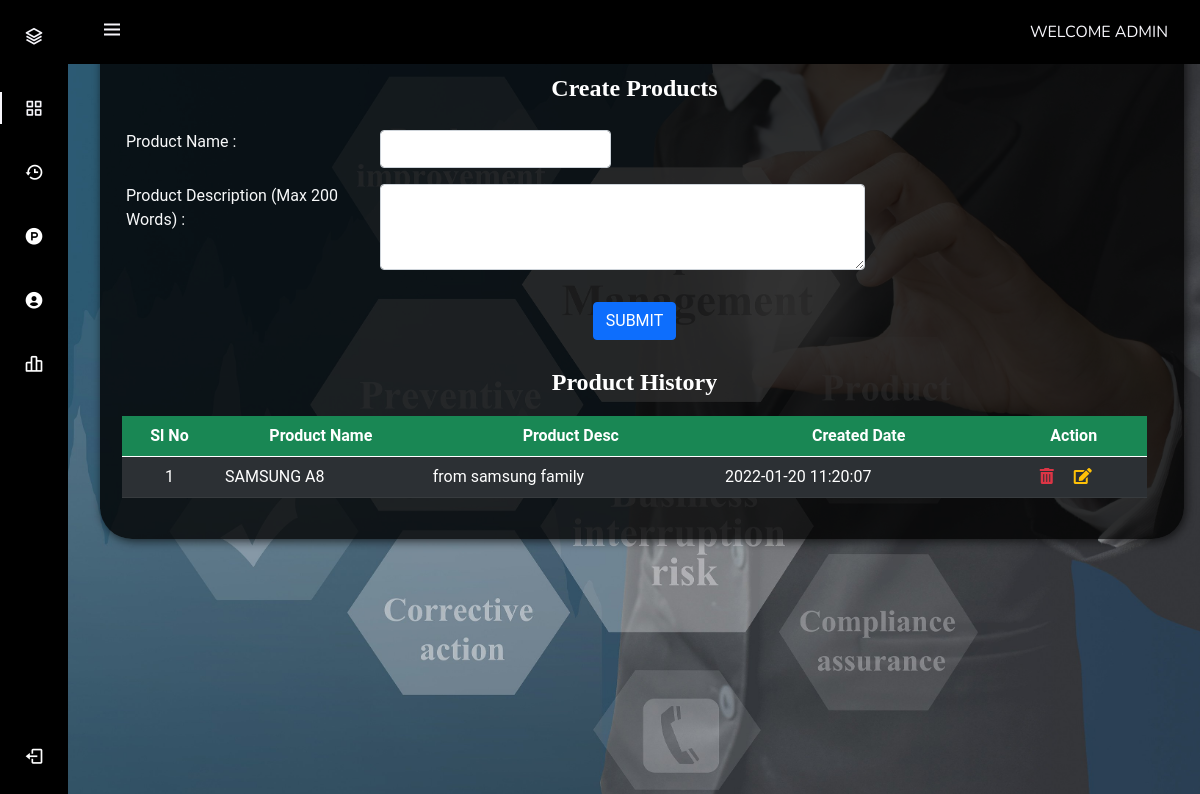
The page /Admin/products.php (signed in) on the database its author committed.
### tables this page shows
CREATE TABLE `products` (
  `prductId` int(6) UNSIGNED NOT NULL,
  `productName` varchar(30) NOT NULL,
  `productDescription` varchar(250) NOT NULL,
  `productRegDate` timestamp NOT NULL DEFAULT current_timestamp(),
  `lastUpdationDate` timestamp NOT NULL DEFAULT current_timestamp() ON UPDATE current_timestamp()
);

### Admin/products.php (the view, shortened to what this page needs)
<?php session_start();
include('includes/action.php');
if (strlen($_SESSION['admin_Email']) == 0) {
    header('location:index.php');
} else { ?>
    <!DOCTYPE html>
    <html lang="en">
    <head>
        <link rel="stylesheet" type="text/css" href="https://cdn.datatables.net/v/bs5/dt-1.11.3/datatables.min.css" />
    </head>
    <body class="login-pg">
        <section class="container-fluid custom-bg">
            <div class="wrapper">
                <p class="main-title">Create Products</p>
                <?php include("includes/sidebar.php"); ?>
                <div class="container">
                    <form class="row g-3 mt-4 custom-form" method="post" name="remark" enctype="multipart/form-data">
                        <div class="row mb-3">
                            <div class="col-sm-3 text-light text-capitalize">Product Name :</div>
                            <div class="col-sm-3">
                                <input type="text" name="products" class="form-control" id="product">
                            </div>
                        </div>
                        <div class="row mb-3">
                            <label for="nature" class=" col-sm-3 form-label text-light text-capitalize">Product Description (max 200 words) :</label>
                            <div class="col-sm-6">
                                <textarea maxlength="250" name="productDesc" required="required" cols="5" rows="3" class="form-control" maxlength="1000" required> </textarea>
                            </div>
                        </div>
                        <div class="col-12 text-center">
                            <button name="createProduct" type="submit" class="btn btn-primary ">SUBMIT</button>
                        </div>
                    </form>
                    <br>
                    <p class="main-title">Product History</p>
                    <div class="table-responsive">
                        <table id="data-table" class="text-start table table-striped table-hover table-dark table-responsive ">
                            <thead>
                                <tr align="center">
                                    <th class="bg-success" scope="col">Sl No</th>
                                    <th class="bg-success" scope="col">Product Name</th>
                                    <th class="bg-success" scope="col">Product Desc</th>
                                    <th class="bg-success" scope="col">Created Date</th>
                                    <th class="bg-success" scope="col">Action</th>
                                </tr>
                            </thead>
                            <tbody>
                                <?php $query = mysqli_query($db, "select * from products ");
                                while ($row = mysqli_fetch_array($query)) {
                                ?>
                                    <tr>
                                        <td scope="row " class="product_id" align="center">
                                            <?php echo htmlentities($row['prductId']); ?>
                                        </td>
                                        <td scope="row" align="start">
                                            <?php echo htmlentities($row['productName']); ?>
                                        </td>
                                        <td scope="row" align="start">
                                            <?php echo htmlentities($row['productDescription']); ?>
                                        </td>
                                        <td scope="row" align="start">
                                            <?php echo htmlentities($row['productRegDate']); ?>
                                        </td>
                                        <td scope="row" align="center">
                                            <a href="">
                                                <i class="fas fa-trash-alt pe-3 text-danger product_delete"></i></a>
                                            <a href="">
                                                <i class="fas fa-edit pe-3 text-warning edit_Product"></i></a>
                                        </td>
                                    </tr>
                                <?php } ?>
                            </tbody>
                        </table>
                    </div>
                </div>
            </div>
        </section>
    </body>
    </html>
<?php } ?>

### Admin/includes/sidebar.php (shortened to what this page needs)
<?php session_start();
include('includes/config.php');
if (strlen($_SESSION['admin_Email']) == 0) {
    header('location:index.php');
} else { ?>
    <!DOCTYPE html>
    <html lang="en">
    <head>
        <link href="https://cdn.jsdelivr.net/npm/bootstrap@5.0.2/dist/css/bootstrap.min.css" rel="stylesheet">
        <link rel="stylesheet" href="https://cdn.jsdelivr.net/npm/boxicons@latest/css/boxicons.min.css">
        <link rel="stylesheet" href="https://pro.fontawesome.com/releases/v5.10.0/css/all.css" />
        <link rel="stylesheet" href="css/sidebar-style.css">
        <link rel="stylesheet" href="css/style.css">
        <link href="css/style-responsive.css" rel="stylesheet">
    </head>
    <body id="body-pd">
        <header class="header" id="header">
            <div class="header_toggle"> <i class='bx bx-menu' id="header-toggle"></i> </div>
            <?php $query = mysqli_query($db, "select * from admin where id='" . $_SESSION['adminId'] . "'");
            while ($row = mysqli_fetch_array($query)) { ?>
                <div class="header_img"> </div>
                <div class="header-text">Welcome <?php echo htmlentities($row['adminName']); ?></div>
        </header>
        <div class="l-navbar" id="nav-bar">
            <nav class="nav">
                <div>
                    <a href="#" class="nav_logo">
                        <i class='bx bx-layer nav_logo-icon'></i>
                    <?php } ?>
                    </a>
                    <div class="nav_list">
                        <a href="dashbord.php" class="nav_link active"> <i class='bx bx-grid-alt nav_icon'></i> <span class="nav_name">Dashboard</span>
                        </a>
                        <a href="complaint-history.php" class="nav_link"> <i class='bx  bx-history nav_icon'></i> <span class="nav_name">Complaint History</span>
                        </a>
                        <a href="products.php" class="nav_link"> <i class="bx bxl-product-hunt nav_icon"></i> <span class="nav_name">Products</span>
                        </a>
                        <a href="user-detailes.php" class="nav_link"> <i class='bx bxs-user-circle nav_icon'></i> <span class="nav_name">User Detailes</span>
                        </a>
                        <a href="user-detailes.php" class="nav_link"> <i class='bx bx-bar-chart-alt-2 nav_icon'></i> <span class="nav_name">Account Settings</span>
                        </a>
                    </div>
                </div>
                <a href="logout.php" class="nav_link"> <i class='bx bx-log-out nav_icon'></i> <span class="nav_name">SignOut</span> </a>
            </nav>
        </div>
    </body>
    </html>
<?php } ?>

### Admin/css/sidebar-style.css (style rules this page uses)
:root { --header-height: 3rem; --nav-width: 68px; --first-color: #000000; --first-color-light: #ffffff; --white-color: #F7F6FB; --body-font: 'Nunito', sans-serif; --normal-font-size: 1rem; --z-fixed: 100 }
body { position: relative; margin: var(--header-height) 0 0 0; padding: 0 1rem; font-family: var(--body-font); font-size: var(--normal-font-size); transition: .5s }
a { text-decoration: none }
.header { width: 100%; height: var(--header-height); position: fixed; top: 0; left: 0; display: flex; align-items: center; justify-content: space-between; padding: 0 1rem; background-color: var(--first-color); z-index: var(--z-fixed); transition: .5s; }
.header_toggle { color: var(--white-color); font-size: 1.5rem; cursor: pointer }
.header_img { width: 35px; height: 35px; display: flex; justify-content: center; border-radius: 50%; overflow: hidden }
.header-text { color: var(--white-color); text-transform: uppercase; font-family: var(--body-font); }
.l-navbar { position: fixed; top: 0; left: -30%; width: var(--nav-width); height: 100vh; background-color: var(--first-color); padding: .5rem 1rem 0 0; transition: .5s; z-index: var(--z-fixed) }
.nav { height: 100%; display: flex; flex-direction: column; justify-content: space-between; overflow: hidden }
.nav_logo, .nav_link { display: grid; grid-template-columns: max-content max-content; align-items: center; column-gap: 1rem; padding: .5rem 0 .5rem 1.5rem }
.nav_logo { margin-bottom: 2rem }
.nav_logo-icon { font-size: 1.25rem; color: var(--white-color) }
.nav_link { position: relative; color: var(--first-color-light); margin-bottom: 1.5rem; transition: .3s }
.nav_icon { font-size: 1.25rem }
.active { color: var(--white-color) }
.active::before { content: ''; position: absolute; left: 0; width: 2px; height: 32px; background-color: var(--white-color) }
@media screen and (min-width: 768px) { body { margin: calc(var(--header-height) + 1rem) 0 0 0; padding-left: calc(var(--nav-width) + 2rem) } }
@media screen and (min-width: 768px) { .header { height: calc(var(--header-height) + 1rem); padding: 0 2rem 0 calc(var(--nav-width) + 2rem) } }
@media screen and (min-width: 768px) { .header_img { width: 40px; height: 40px } }
@media screen and (min-width: 768px) { .l-navbar { left: 0; padding: 1rem 1rem 0 0 } }

### Admin/css/style.css (style rules this page uses)
* { margin: 0; padding: 0; list-style: none; text-decoration: none; box-sizing: border-box; font-family: "Roboto", sans-serif; }
body { background-color: rgb(50, 50, 51,0.3); margin: 0; }
.login-pg { background: url('../images/banners/bg.jpeg') top right; background-size: cover; background-repeat:inherit; height: 100vh; }
.wrapper { display: inline-block; margin-top: 50px; padding-right: 15px; padding-bottom: 15px; padding-top: 0px; width: 100%; }
.custom-bg { background-color: rgba(0, 0, 0, 0.8); border-bottom-left-radius: 2rem; border-bottom-right-radius: 2rem; padding: 10px; height: auto; margin-top:10px; margin-bottom:10px; box-shadow: 2px 2px .6em rgba(5, 5, 5, 0.7); border: black; }
.main-title { color: white; font-family:cursive; text-align: center; font-weight: bold; font-size: 1.5rem; text-transform: capitalize; }
.custom-form { color: white; text-transform: uppercase; font-family: 'Nunito', sans-serif; }

### rows shown on the page
products: prductId "1", productName "SAMSUNG A8", productDescription "from samsung family", productRegDate "2022-01-20 11:20:07"

### other values the page prints
$row['adminName'] "ADMIN"
